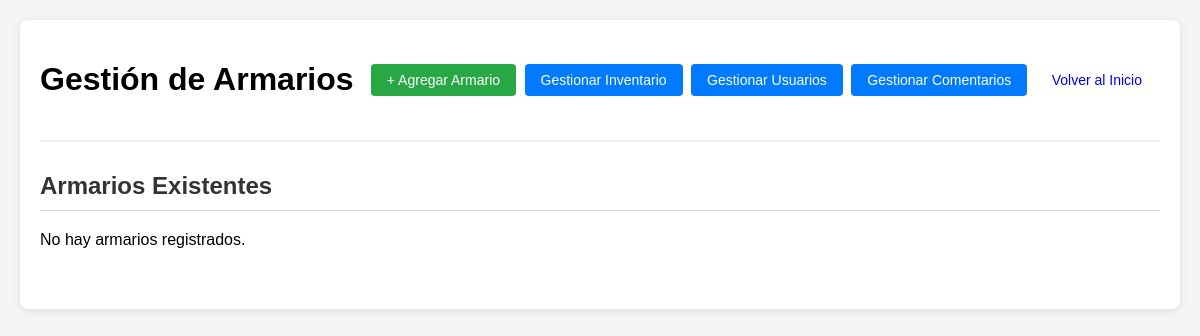
The page /modificar/armarios/gestion_armarios.php (signed in) on the database as committed earlier.
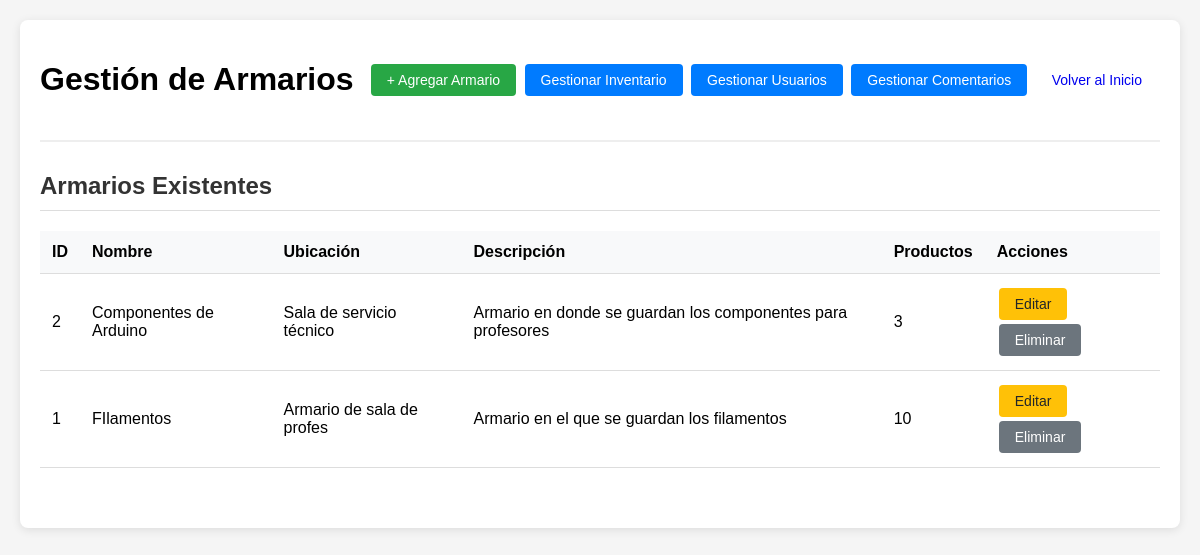
The same page on the database as committed later.
### tables this page shows
CREATE TABLE `armarios` (
  `nombre` text NOT NULL,
  `descrip` text NOT NULL,
  `id_tabla` int(16) NOT NULL,
  `ubicacion` text NOT NULL
);

### modificar/armarios/funciones.php (called while the page is built, shortened)
<?php
function baseDatos($consulta)
{
    $conexion = mysqli_connect("localhost", "root", "");
    mysqli_select_db($conexion, "inventario");
    $resultado = mysqli_query($conexion, $consulta);
    return $resultado;
}
?>

### modificar/armarios/gestion_armarios.php (the view, shortened to what this page needs)
<?php
include("funciones.php");
?>
<!DOCTYPE html>
<html lang="es">
<head>
</head>
<body>
    <div class="container">
        <div class="header">
            <h1>Gestión de Armarios</h1>
            <div>
                <a href="agregar_armario.php" class="btn btn-success">+ Agregar Armario</a>
    <a href="../productos/inventario.php" class="btn btn-primary">Gestionar Inventario</a>
    <a href="../../usuarios/admin.php" class="btn btn-primary">Gestionar Usuarios</a>
    <a href="../../comentarios/ver_comentario.php" class="btn btn-primary">Gestionar Comentarios</a>
    <a href="../../backend.php" class="btn btn-secundary">Volver al Inicio</a>
            </div>
        </div>
        <div class="section">
            <h2>Armarios Existentes</h2>
            <?php
            $consulta = "SELECT a.*, COUNT(i.id) as productos
                        FROM armarios a
                        LEFT JOIN inventario i ON a.id_tabla = i.id_tabla
                        GROUP BY a.id_tabla
                        ORDER BY a.nombre";
            $armarios = baseDatos($consulta);
            ?>
            <?php if(mysqli_num_rows($armarios) > 0): ?>
                <table>
                    <thead>
                        <tr>
                            <th>ID</th>
                            <th>Nombre</th>
                            <th>Ubicación</th>
                            <th>Descripción</th>
                            <th>Productos</th>
                            <th>Acciones</th>
                        </tr>
                    </thead>
                    <tbody>
                        <?php while($armario = mysqli_fetch_assoc($armarios)): ?>
                            <tr>
                                <td><?php echo $armario['id_tabla']; ?></td>
                                <td><?php echo htmlspecialchars($armario['nombre']); ?></td>
                                <td><?php echo htmlspecialchars($armario['ubicacion']); ?></td>
                                <td><?php echo htmlspecialchars($armario['descrip']); ?></td>
                                <td><?php echo $armario['productos']; ?></td>
                                <td>
                                    <a href="editar_armario.php?id=<?php echo $armario['id_tabla']; ?>" class="btn btn-warning">Editar</a>
                                    <?php if($armario['productos'] == 0): ?>
                                        <form method="POST" action="borrar_armario_proc.php" class="inline-form">
                                            <input type="hidden" name="id" value="<?php echo $armario['id_tabla']; ?>">
                                            <button type="submit" class="btn btn-danger" onclick="return confirm('¿Está seguro de eliminar este armario?')">Eliminar</button>
                                        </form>
                                    <?php else: ?>
                                        <button class="btn btn-secondary" disabled title="No se puede eliminar: tiene <?php echo $armario['productos']; ?> productos">Eliminar</button>
                                    <?php endif; ?>
                                </td>
                            </tr>
                        <?php endwhile; ?>
                    </tbody>
                </table>
            <?php else: ?>
                <p>No hay armarios registrados.</p>
            <?php endif; ?>
        </div>
    </div>
</body>
</html>

Rows that differ between the two databases and show on the page:
added armarios: id_tabla "2", nombre "Componentes de Arduino", ubicacion "Sala de servicio técnico", descrip "Armario en donde se guardan los componentes para profesores", productos "3"
added armarios: id_tabla "1", nombre "FIlamentos", ubicacion "Armario de sala de profes", descrip "Armario en el que se guardan los filamentos", productos "10"
Other text that changed with them:
text no longer shown: "No hay armarios registrados."
text now shown: "ID Nombre Ubicación Descripción Productos Acciones"
